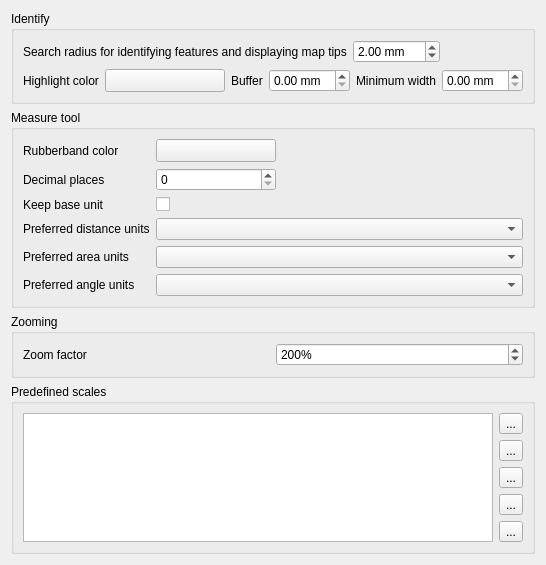
             <widget class="QWidget" name="mOptionsScrollAreaContents_05">
              <property name="geometry">
               <rect>
                <x>0</x>
                <y>0</y>
                <width>506</width>
                <height>533</height>
               </rect>
              </property>
              <layout class="QVBoxLayout" name="verticalLayout_30">
               <item>
                <widget class="QgsCollapsibleGroupBox" name="mIdentifyGroupBox">
                 <property name="title">
                  <string>Identify</string>
                 </property>
                 <layout class="QVBoxLayout" name="verticalLayout_37">
                  <item>
                   <layout class="QHBoxLayout" name="mIdentifyRadiusHorizontalLayout">
                    <item>
                     <widget class="QLabel" name="textLabel1_3">
                      <property name="text">
                       <string>Search radius for identifying features and displaying map tips</string>
                      </property>
                     </widget>
                    </item>
                    <item>
                     <widget class="QDoubleSpinBox" name="spinBoxIdentifyValue">
                      <property name="suffix">
                       <string> mm</string>
                      </property>
                      <property name="maximum">
                       <double>100.000000000000000</double>
                      </property>
                      <property name="singleStep">
                       <double>1.000000000000000</double>
                      </property>
                      <property name="value">
                       <double>2.000000000000000</double>
                      </property>
                     </widget>
                    </item>
                    <item>
                     <spacer name="horizontalSpacer_44">
                      <property name="orientation">
                       <enum>Qt::Horizontal</enum>
                      </property>
                      <property name="sizeHint" stdset="0">
                       <size>
                        <width>40</width>
                        <height>20</height>
                       </size>
                      </property>
                     </spacer>
                    </item>
                   </layout>
                  </item>
                  <item>
                   <layout class="QHBoxLayout" name="mIdentifyHighlightHorizontalLayout">
                    <item>
                     <widget class="QLabel" name="mIdentifyHighlighColorLabel">
                      <property name="text">
                       <string>Highlight color</string>
                      </property>
                     </widget>
                    </item>
                    <item>
                     <widget class="QgsColorButton" name="mIdentifyHighlightColorButton">
                      <property name="sizePolicy">
                       <sizepolicy hsizetype="Fixed" vsizetype="Fixed">
                        <horstretch>0</horstretch>
                        <verstretch>0</verstretch>
                       </sizepolicy>
                      </property>
                      <property name="minimumSize">
                       <size>
                        <width>120</width>
                        <height>0</height>
                       </size>
                      </property>
                      <property name="maximumSize">
                       <size>
                        <width>120</width>
                        <height>16777215</height>
                       </size>
                      </property>
                      <property name="toolTip">
                       <string>&lt;html&gt;&lt;head/&gt;&lt;body&gt;&lt;p&gt;The color used to highlight identified feature. The alpha channel is only used for polygons fill, lines and outlines are fully opaque.&lt;/p&gt;&lt;/body&gt;&lt;/html&gt;</string>
                      </property>
                      <property name="text">
                       <string/>
                      </property>
                     </widget>
                    </item>
                    <item>
                     <widget class="QLabel" name="mIdentifyHighlightBufferLabel">
                      <property name="toolTip">
                       <string/>
                      </property>
                      <property name="text">
                       <string>Buffer</string>
                      </property>
                     </widget>
                    </item>
                    <item>
                     <widget class="QDoubleSpinBox" name="mIdentifyHighlightBufferSpinBox">
                      <property name="toolTip">
                       <string>Lines / outlines buffer in millimeters.</string>
                      </property>
                      <property name="suffix">
                       <string> mm</string>
                      </property>
                     </widget>
                    </item>
                    <item>
                     <widget class="QLabel" name="mIdentifyHighlightMinWidthLabel">
                      <property name="toolTip">
                       <string/>
                      </property>
                      <property name="text">
                       <string>Minimum width</string>
                      </property>
                     </widget>
                    </item>
                    <item>
                     <widget class="QDoubleSpinBox" name="mIdentifyHighlightMinWidthSpinBox">
                      <property name="toolTip">
                       <string>Minimum line / stroke width in millimeters.</string>
                      </property>
                      <property name="suffix">
                       <string> mm</string>
                      </property>
                     </widget>
                    </item>
                    <item>
                     <spacer name="horizontalSpacer_45">
                      <property name="orientation">
                       <enum>Qt::Horizontal</enum>
                      </property>
                      <property name="sizeHint" stdset="0">
                       <size>
                        <width>40</width>
                        <height>20</height>
                       </size>
                      </property>
                     </spacer>
                    </item>
                   </layout>
                  </item>
                 </layout>
                </widget>
               </item>
               <item>
                <widget class="QgsCollapsibleGroupBox" name="groupBox_6">
                 <property name="title">
                  <string>Measure tool</string>
                 </property>
                 <layout class="QGridLayout" name="gridLayout_21">
                  <item row="3" column="0">
                   <widget class="QLabel" name="textLabel1_11">
                    <property name="text">
                     <string>Preferred distance units</string>
                    </property>
                   </widget>
                  </item>
                  <item row="4" column="1" colspan="3">
                   <widget class="QComboBox" name="mAreaUnitsComboBox"/>
                  </item>
                  <item row="3" column="1" colspan="3">
                   <widget class="QComboBox" name="mDistanceUnitsComboBox"/>
                  </item>
                  <item row="2" column="0">
                   <widget class="QLabel" name="label_13">
                    <property name="toolTip">
                     <string>If unchecked large numbers will be converted from m. to km. and from ft. to miles</string>
                    </property>
                    <property name="text">
                     <string>Keep base unit</string>
                    </property>
                   </widget>
                  </item>
                  <item row="1" column="1">
                   <widget class="QSpinBox" name="mDecimalPlacesSpinBox"/>
                  </item>
                  <item row="1" column="0">
                   <widget class="QLabel" name="label_12">
                    <property name="text">
                     <string>Decimal places</string>
                    </property>
                   </widget>
                  </item>
                  <item row="0" column="0">
                   <widget class="QLabel" name="textLabel1_10">
                    <property name="text">
                     <string>Rubberband color</string>
                    </property>
                   </widget>
                  </item>
                  <item row="0" column="2" colspan="2">
                   <spacer>
                    <property name="orientation">
                     <enum>Qt::Horizontal</enum>
                    </property>
                    <property name="sizeHint" stdset="0">
                     <size>
                      <width>191</width>
                      <height>20</height>
                     </size>
                    </property>
                   </spacer>
                  </item>
                  <item row="4" column="0">
                   <widget class="QLabel" name="textLabel1_14">
                    <property name="text">
                     <string>Preferred area units</string>
                    </property>
                   </widget>
                  </item>
                  <item row="2" column="1">
                   <widget class="QCheckBox" name="mKeepBaseUnitCheckBox">
                    <property name="text">
                     <string/>
                    </property>
                   </widget>
                  </item>
                  <item row="5" column="0">
                   <widget class="QLabel" name="mAngleUnitsLabel">
                    <property name="text">
                     <string>Preferred angle units</string>
                    </property>
                   </widget>
                  </item>
                  <item row="5" column="1" colspan="3">
                   <widget class="QComboBox" name="mAngleUnitsComboBox"/>
                  </item>
                  <item row="0" column="1">
                   <widget class="QgsColorButton" name="pbnMeasureColor">
                    <property name="sizePolicy">
                     <sizepolicy hsizetype="Fixed" vsizetype="Fixed">
                      <horstretch>0</horstretch>
                      <verstretch>0</verstretch>
                     </sizepolicy>
                    </property>
                    <property name="minimumSize">
                     <size>
                      <width>120</width>
                      <height>0</height>
                     </size>
                    </property>
                    <property name="maximumSize">
                     <size>
                      <width>120</width>
                      <height>16777215</height>
                     </size>
                    </property>
                    <property name="text">
                     <string/>
                    </property>
                   </widget>
                  </item>
                 </layout>
                </widget>
               </item>
               <item>
                <widget class="QgsCollapsibleGroupBox" name="groupBox_10">
                 <property name="title">
                  <string>Zooming</string>
                 </property>
                 <layout class="QGridLayout" name="_8">
                  <item row="0" column="0">
                   <widget class="QLabel" name="label_3">
                    <property name="text">
                     <string>Zoom factor</string>
                    </property>
                   </widget>
                  </item>
                  <item row="0" column="1">
                   <widget class="QgsSpinBox" name="spinZoomFactor">
                    <property name="toolTip">
                     <string>Specifies the change in zoom level with each move of the mouse wheel.
The bigger the number, the faster zooming with the mouse wheel will be.</string>
                    </property>
                    <property name="suffix">
                     <string>%</string>
                    </property>
                    <property name="minimum">
                     <number>100</number>
                    </property>
                    <property name="maximum">
                     <number>999999999</number>
                    </property>
                    <property name="singleStep">
                     <number>100</number>
                    </property>
                    <property name="value">
                     <number>200</number>
                    </property>
                    <property name="showClearButton" stdset="0">
                     <bool>true</bool>
                    </property>
                   </widget>
                  </item>
                 </layout>
                </widget>
               </item>
               <item>
                <widget class="QgsCollapsibleGroupBox" name="groupBox_15">
                 <property name="title">
                  <string>Predefined scales</string>
                 </property>
                 <layout class="QGridLayout" name="gridLayout_26">
                  <item row="0" column="0">
                   <widget class="QListWidget" name="mListGlobalScales"/>
                  </item>
                  <item row="0" column="1">
                   <layout class="QVBoxLayout" name="verticalLayout_13">
                    <item>
                     <widget class="QToolButton" name="pbnAddScale">
                      <property name="toolTip">
                       <string>Add predefined scale</string>
                      </property>
                      <property name="text">
                       <string>...</string>
                      </property>
                      <property name="icon">
                       <iconset resource="../../images/images.qrc">
                        <normaloff>:/images/themes/default/symbologyAdd.svg</normaloff>:/images/themes/default/symbologyAdd.svg</iconset>
                      </property>
                     </widget>
                    </item>
                    <item>
                     <widget class="QToolButton" name="pbnRemoveScale">
                      <property name="toolTip">
                       <string>Remove selected</string>
                      </property>
                      <property name="text">
                       <string>...</string>
                      </property>
                      <property name="icon">
                       <iconset resource="../../images/images.qrc">
                        <normaloff>:/images/themes/default/symbologyRemove.svg</normaloff>:/images/themes/default/symbologyRemove.svg</iconset>
                      </property>
                     </widget>
                    </item>
                    <item>
                     <widget class="QToolButton" name="pbnDefaultScaleValues">
                      <property name="toolTip">
                       <string>Reset to default scales</string>
                      </property>
                      <property name="text">
                       <string>...</string>
                      </property>
                      <property name="icon">
                       <iconset resource="../../images/images.qrc">
                        <normaloff>:/images/themes/default/mActionUndo.svg</normaloff>:/images/themes/default/mActionUndo.svg</iconset>
                      </property>
                     </widget>
                    </item>
                    <item>
                     <spacer name="verticalSpacer_7">
                      <property name="orientation">
                       <enum>Qt::Vertical</enum>
                      </property>
                      <property name="sizeHint" stdset="0">
                       <size>
                        <width>20</width>
                        <height>40</height>
                       </size>
                      </property>
                     </spacer>
                    </item>
                    <item>
                     <widget class="QToolButton" name="pbnImportScales">
                      <property name="toolTip">
                       <string>Import from file</string>
                      </property>
                      <property name="text">
                       <string>...</string>
                      </property>
                      <property name="icon">
                       <iconset resource="../../images/images.qrc">
                        <normaloff>:/images/themes/default/mActionFileOpen.svg</normaloff>:/images/themes/default/mActionFileOpen.svg</iconset>
                      </property>
                     </widget>
                    </item>
                    <item>
                     <widget class="QToolButton" name="pbnExportScales">
                      <property name="toolTip">
                       <string>Export to file</string>
                      </property>
                      <property name="text">
                       <string>...</string>
                      </property>
                      <property name="icon">
                       <iconset resource="../../images/images.qrc">
                        <normaloff>:/images/themes/default/mActionFileSave.svg</normaloff>:/images/themes/default/mActionFileSave.svg</iconset>
                      </property>
                     </widget>
                    </item>
                   </layout>
                  </item>
                 </layout>
                </widget>
               </item>
               <item>
                <spacer name="verticalSpacer_3">
                 <property name="orientation">
                  <enum>Qt::Vertical</enum>
                 </property>
                 <property name="sizeHint" stdset="0">
                  <size>
                   <width>20</width>
                   <height>40</height>
                  </size>
                 </property>
                </spacer>
               </item>
              </layout>
             </widget>
